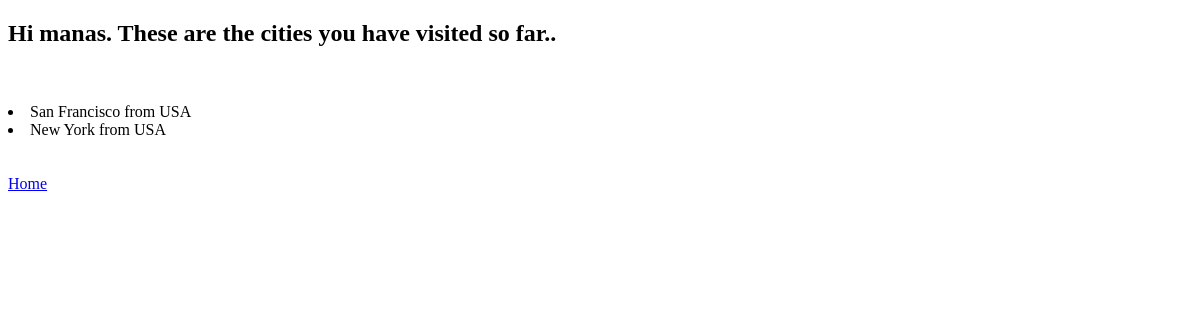
Page /city/list (signed in) on the earlier database version.
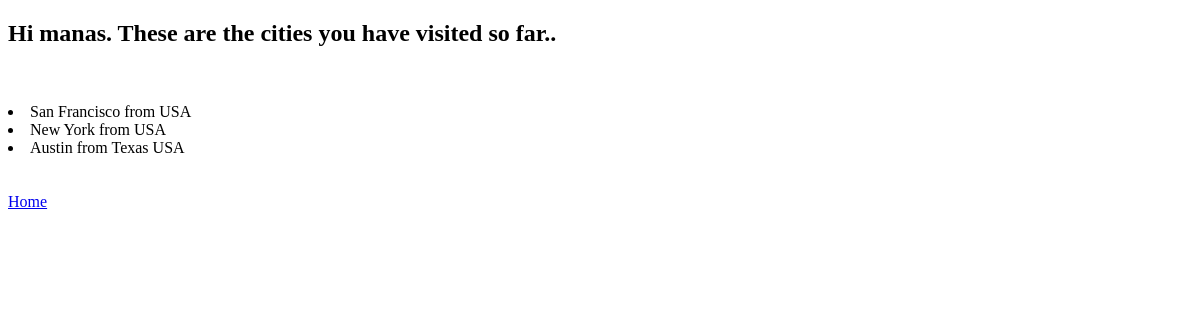
Same page on the later database version.
### city/models.py (models this page shows, shortened)
class City(models.Model):
    name = models.CharField(max_length=50, help_text="Enter name of the city")
    country = models.CharField(max_length=50, help_text="Enter country")
    user = models.ForeignKey(User, on_delete=models.CASCADE)

### city/views.py (the view)
# urls.py: path('list', city_list, name="city_list"),
@login_required
def city_list(request):
    context = {
        "city_list": City.objects.filter(user=request.user),
    }
    return render(request, "city/city_list.html", context)

### city/templates/city/city_list.html (shortened to what this page needs)
<!DOCTYPE html>
<html lang="en">
<head>
</head>
<body>
    <h2>Hi {{user.username}}. These are the cities you have visited so far..</h2>
    <br/>
    <br/>
    {% for city in city_list %}
        <li>{{city.name}} from {{city.country}}</li>
    {% endfor %}
    <br/>
    <br/>
    <a href="{% url 'index' %}">Home</a>
</body>
</html>

Differences in the rows shown:
added City: name "Austin", country "Texas USA"
